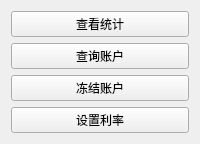
<?xml version="1.0" encoding="utf-8"?>
<ui version="4.0">
 <class>AdminWindow</class>
 <widget class="QWidget" name="AdminWindow">
  <property name="windowTitle"><string>管理员操作界面</string></property>
  <layout class="QVBoxLayout">
   <item>
    <widget class="QPushButton" name="btnViewStatistics">
     <property name="text"><string>查看统计</string></property>
    </widget>
   </item>
   <item>
    <widget class="QPushButton" name="btnQueryAccount">
     <property name="text"><string>查询账户</string></property>
    </widget>
   </item>
   <item>
    <widget class="QPushButton" name="btnFreezeAccount">
     <property name="text"><string>冻结账户</string></property>
    </widget>
   </item>
   <item>
    <widget class="QPushButton" name="btnSetInterestRate">
     <property name="text"><string>设置利率</string></property>
    </widget>
   </item>
  </layout>
 </widget>
</ui>
